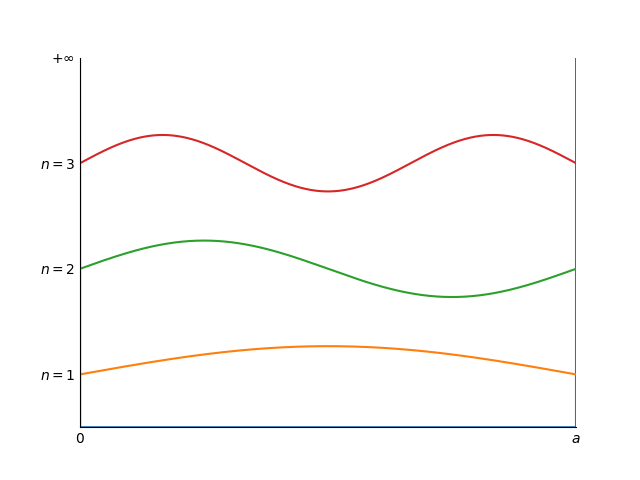

Recreate this plot in Python.
import numpy as np
import matplotlib.pyplot as plt

def well(x, a, z):
    val = 0
    if x<0:
        val = 10
    elif x>a:
        val = 10
    return val

def states1(x, a):
    val = 1+ np.sqrt(2/a)*np.sin(np.pi*x/a)
    return val
def states2(x, a):
    val = 3 + np.sqrt(2/a)*np.sin(2*np.pi*x/a)
    return val
def states3(x, a):
    val = 5 + np.sqrt(2/a)*np.sin(3*np.pi*x/a)
    return val
a=7
length = np.arange(-10, 10, 0.001)
shape=[]
state1=[]
state2=[]
state3=[]

for i in np.arange(len(length)):
    shape.append(well(length[i],a,7))
    state1.append(states1(length[i],a))
    state2.append(states2(length[i],a))
    state3.append(states3(length[i],a))

plt.plot(length, shape)
plt.plot(length, state1)
plt.plot(length, state2)
plt.plot(length, state3)
ax = plt.gca()
plt.yticks([1, 3, 5, 7], ['$n=1$', '$n=2$', '$n=3$', '$+\infty$'])
plt.xticks([0, a], ['$0$','$a$'])
ax.tick_params(labelbottom=True, length=0)
ax.set_ylim([0,7])
ax.set_xlim([0,a])
ax.spines['top'].set_position('zero')
ax.spines['right'].set_visible(False)
ax.spines['left'].set_position('zero')
ax.spines['bottom'].set_visible(False)
plt.savefig('well.png', transparent=True)
plt.show() 
